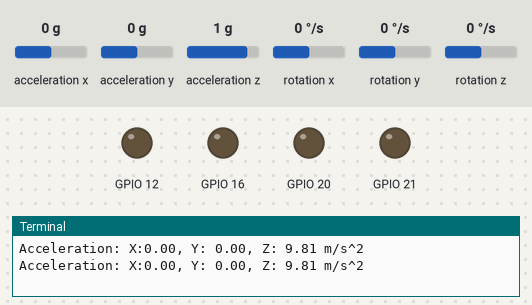
This program was run on a simulated Raspberry Pi (BCM pin numbers). Parts: output pins drawn as LEDs (lit = HIGH), the last lines printed to the terminal. Inputs (shaded band) come from the test bench; at power-on: acceleration x 0 g, acceleration y 0 g, acceleration z 1 g, rotation x 0 °/s, rotation y 0 °/s, rotation z 0 °/s.

Above: at 1.2 s.
1.3 s: acceleration x set to -0.3 g
At 3.2 s:
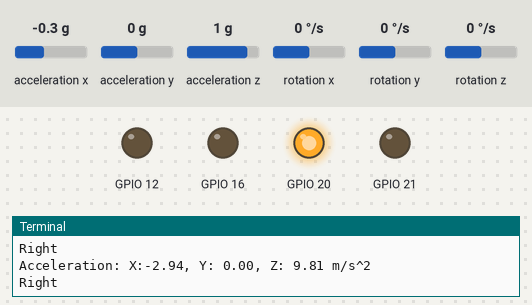
3.5 s: acceleration y set to -0.3 g
At 5.1 s:
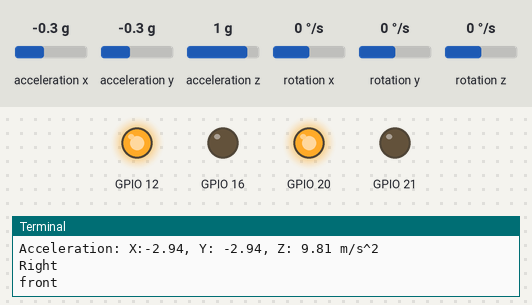
5.5 s: acceleration x set to 0.8 g
At 6.8 s:
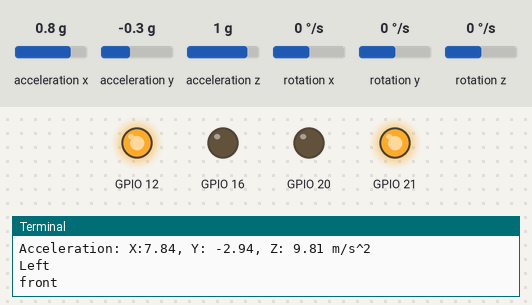
7.5 s: acceleration y set to 0.8 g
At 8.5 s:
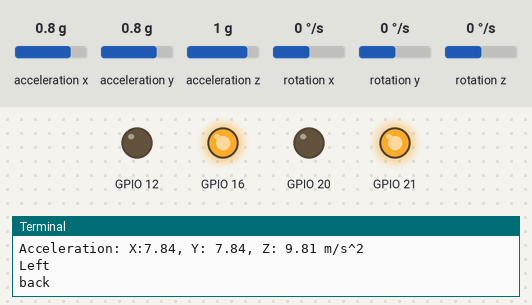
9.5 s: acceleration x set to 0.3 g
11.2 s: acceleration x set to 0 g
At 13.0 s:
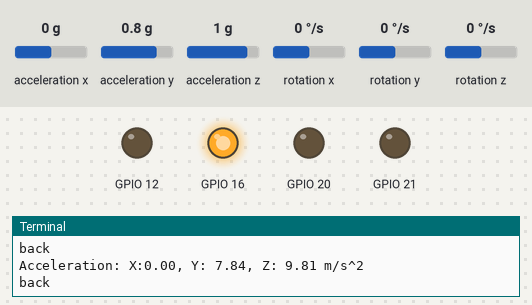
Timing chart, 0 to 14.5 s (numbered marks = the images above; inputs shaded):
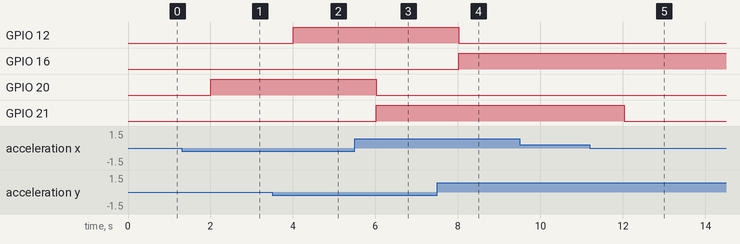

The program:

mpu6050WithLed.py
```python
import board
import adafruit_mpu6050
import time
import RPi.GPIO as gpio

gpio.setwarnings(False)
gpio.setmode(gpio.BCM)

gpio.setup(20, gpio.OUT)
gpio.setup(21, gpio.OUT)

gpio.setup(16, gpio.OUT)
gpio.setup(12, gpio.OUT)

i2c = board.I2C()
mpu = adafruit_mpu6050.MPU6050(i2c)

# print(mpu.acceleration)
# print(type(mpu.acceleration))
xAxis = mpu.acceleration[0]
yAxis = mpu.gyro[1]
zAxis = mpu.acceleration[2]

while True:
    print("Acceleration: X:%.2f, Y: %.2f, Z: %.2f m/s^2" % (mpu.acceleration))
    if mpu.acceleration[0] > xAxis+1:
        # print(mpu.acceleration[0] - xAxis, mpu.acceleration[2] - zAxis)
        gpio.output(21, True)
        print("Left")
    else:
        gpio.output(21, False)

    if mpu.acceleration[0] < xAxis-1:
        #print(mpu.acceleration[0] - xAxis, mpu.acceleration[2] - zAxis)
        print("Right")
        gpio.output(20, True)
    else:
        gpio.output(20, False)

    if mpu.acceleration[1] > yAxis+1:
        #print(mpu.acceleration[1] - yAxis)
        gpio.output(16, True)
        print("back")
    else:
        gpio.output(16, False)

    if mpu.acceleration[1] < yAxis-1:
        #print(mpu.acceleration[1] - yAxis)
        print("front")
        gpio.output(12, True)
    else:
        gpio.output(12, False)

    # if mpu.acceleration[2] > zAxis+1:
    #     print(mpu.acceleration[2] - zAxis+1)
    #     print("Up")
    # else:
    #     pass
    # if mpu.acceleration[2] < zAxis-1:
    #     print(mpu.acceleration[2] - zAxis-1)
    #     print("Down")
    # else:
    #     pass
    time.sleep(1)
```

Measured:
- the behaviour switches between -0.1 and -0.2 g on acceleration x (found by bisection; images 0 and 1)
- the behaviour switches between -0.1 and -0.2 g on acceleration y (found by bisection; images 1 and 2)
- the behaviour switches between 0.2 and 0.1 g on acceleration x (found by bisection; images 4 and 5)
- after the input at 1.3 s, GPIO 20: LOW → HIGH after 0.71 s
- after the input at 3.5 s, GPIO 12: LOW → HIGH after 0.51 s
- after the input at 5.5 s, GPIO 20: HIGH → LOW after 0.52 s; GPIO 21: LOW → HIGH after 0.52 s
- after the input at 7.5 s, GPIO 12: HIGH → LOW after 0.52 s; GPIO 16: LOW → HIGH after 0.52 s
- after the input at 11.2 s, GPIO 21: HIGH → LOW after 0.83 s
